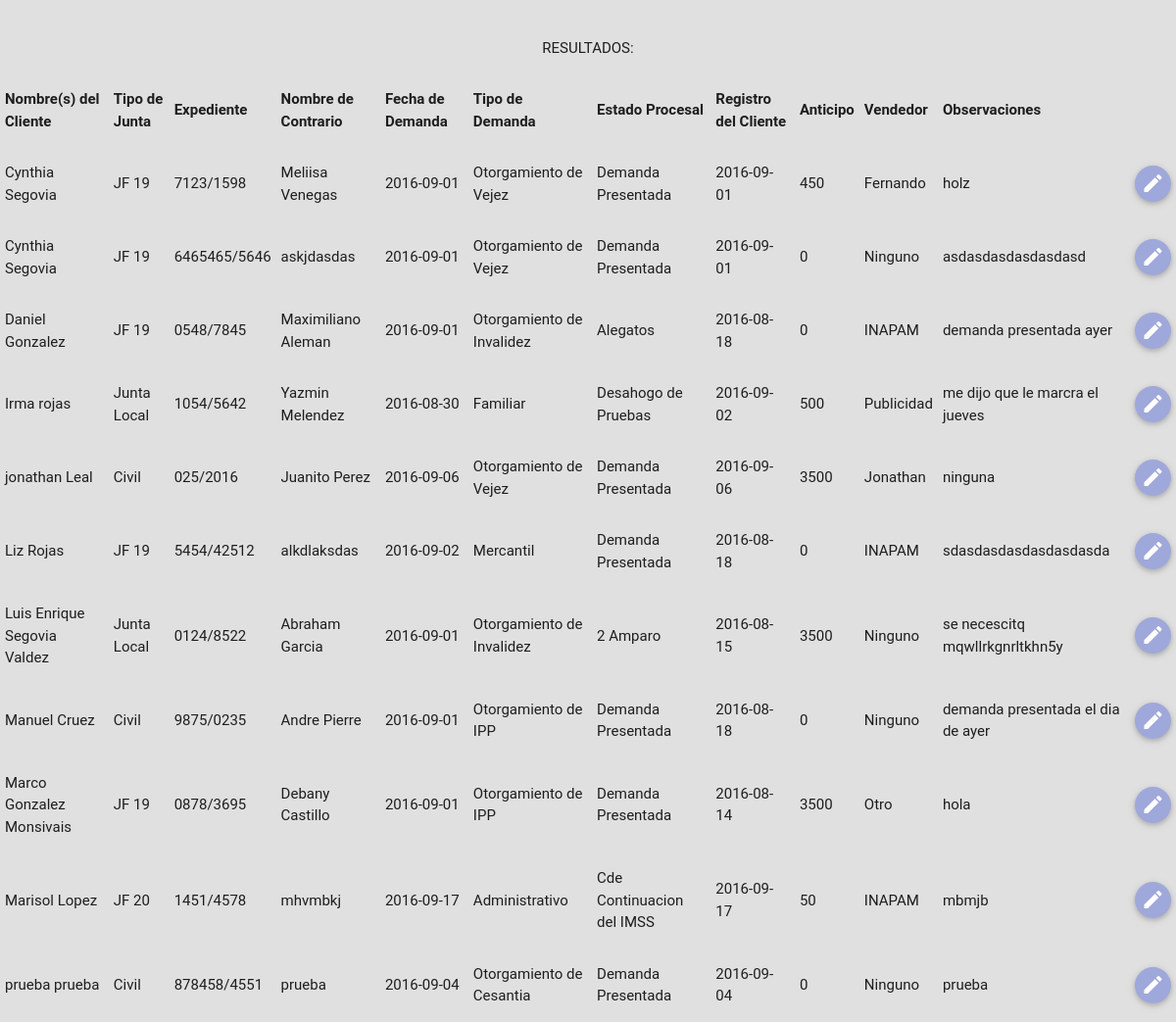
The app's page /phps/busqueda_nombre_juicio.php (signed in) with its own data.
### tables this page shows
CREATE TABLE IF NOT EXISTS `juicios` (
  `id_juicio` int(11) NOT NULL AUTO_INCREMENT,
  `nombre_cliente` varchar(100) NOT NULL,
  `tipo_junta` varchar(15) NOT NULL,
  `num_expediente` varchar(15) NOT NULL,
  `nom_contrario` varchar(100) NOT NULL,
  `fecha_demanda` date NOT NULL,
  `tipo_demanda` varchar(100) NOT NULL,
  `fecha_registro_cliente` date NOT NULL,
  `anticipo` int(10) NOT NULL,
  `vendedor` varchar(20) NOT NULL,
  `estado_procesal` varchar(100) NOT NULL,
  `fecha_extra` date NOT NULL,
  `observaciones` varchar(500) NOT NULL,
  PRIMARY KEY (`id_juicio`),
  UNIQUE KEY `nombre_cliente` (`nombre_cliente`,`num_expediente`)
);

### phps/busqueda_nombre_juicio.php (the view, shortened to what this page needs)
<?php
    $nom = $_POST['nom'];
    $conexion = crearConexion();
    $Mysqll="SELECT * FROM juicios WHERE nombre_cliente LIKE '%".$nom."%'  order by nombre_cliente asc";
    $re = $conexion -> query($Mysqll);
    $re->data_seek(0);
?>
<!DOCTYPE html>
<html>
  <head>
    <link type="text/css" rel="stylesheet" href="../css/materialize.css"  media="screen,projection"/>
  </head>
  <body class="grey lighten-2">
  <br>
  <center><p>RESULTADOS:</p></center>
    <?php
      echo "<table id='demo' class='responsive-table'>
            <tr>
            <th align='center' data-field='id'>Nombre(s) del Cliente</th>
            <th align='center' data-field='name'>Tipo de Junta</th>
            <th align='center' data-field='price'>Expediente</th>
            <th align='center' data-field='id'>Nombre de Contrario</th>
            <th align='center' data-field='id'>Fecha de Demanda</th>
            <th align='center' data-field='id'>Tipo de Demanda</th>
            <th align='center' data-field='id'>Estado Procesal</th>
            <th align='center' data-field='id'>Registro del Cliente</th>
            <th align='center' data-field='id'>Anticipo</th>
            <th align='center' data-field='id'>Vendedor</th>
            <th align='center' data-field='id'>Observaciones</th>
            </tr>";
        while($fila = mysqli_fetch_object($re)) {
          echo "<tr>
              <td  align=center>".$fila->nombre_cliente."</td>
              <td  align='center'>".$fila->tipo_junta."</td>
              <td  align='center'>".$fila->num_expediente."</td>
              <td  align='center'>".$fila->nom_contrario."</td>
              <td  align='center'>".$fila->fecha_demanda."</td>
              <td  align='center'>".$fila->tipo_demanda."</td>
              <td  align='center'>".$fila->estado_procesal."</td>
              <td  align='center'>".$fila->fecha_registro_cliente."</td>
              <td  align='center'>".$fila->anticipo."</td>
              <td  align='center'>".$fila->vendedor."</td>
              <td  align='center'>".$fila->observaciones."</td>
              <td scope='column' align='center'>
              <a  class='btn-floating btn-small waves-effect waves-light red' href='Editar_juicio2.php?id=".$fila->id_juicio."'><i class='material-icons'>mode_edit</i></a>
              </td>
              </tr>";
        }
          echo "</table>";
     ?>
</body>
</html>

### records on screen
juicios: nombre_cliente "Cynthia Segovia", tipo_junta "JF 19", num_expediente "7123/1598", nom_contrario "Meliisa Venegas", fecha_demanda "2016-09-01", tipo_demanda "Otorgamiento de Vejez", estado_procesal "Demanda Presentada", fecha_registro_cliente "2016-09-01", anticipo "450", vendedor "Fernando", observaciones "holz"
juicios: nombre_cliente "Cynthia Segovia", tipo_junta "JF 19", num_expediente "6465465/5646", nom_contrario "askjdasdas", fecha_demanda "2016-09-01", tipo_demanda "Otorgamiento de Vejez", estado_procesal "Demanda Presentada", fecha_registro_cliente "2016-09-01", anticipo "0", vendedor "Ninguno", observaciones "asdasdasdasdasdasd"
juicios: nombre_cliente "Daniel Gonzalez", tipo_junta "JF 19", num_expediente "0548/7845", nom_contrario "Maximiliano Aleman", fecha_demanda "2016-09-01", tipo_demanda "Otorgamiento de Invalidez", estado_procesal "Alegatos", fecha_registro_cliente "2016-08-18", anticipo "0", vendedor "INAPAM", observaciones "demanda presentada ayer"
juicios: nombre_cliente "Irma rojas", tipo_junta "Junta Local", num_expediente "1054/5642", nom_contrario "Yazmin Melendez", fecha_demanda "2016-08-30", tipo_demanda "Familiar", estado_procesal "Desahogo de Pruebas", fecha_registro_cliente "2016-09-02", anticipo "500", vendedor "Publicidad", observaciones "me dijo que le marcra el jueves"
juicios: nombre_cliente "jonathan Leal", tipo_junta "Civil", num_expediente "025/2016", nom_contrario "Juanito Perez", fecha_demanda "2016-09-06", tipo_demanda "Otorgamiento de Vejez", estado_procesal "Demanda Presentada", fecha_registro_cliente "2016-09-06", anticipo "3500", vendedor "Jonathan", observaciones "ninguna"
juicios: nombre_cliente "Liz Rojas", tipo_junta "JF 19", num_expediente "5454/42512", nom_contrario "alkdlaksdas", fecha_demanda "2016-09-02", tipo_demanda "Mercantil", estado_procesal "Demanda Presentada", fecha_registro_cliente "2016-08-18", anticipo "0", vendedor "INAPAM", observaciones "sdasdasdasdasdasdasda"
juicios: nombre_cliente "Luis Enrique Segovia Valdez", tipo_junta "Junta Local", num_expediente "0124/8522", nom_contrario "Abraham Garcia", fecha_demanda "2016-09-01", tipo_demanda "Otorgamiento de Invalidez", estado_procesal "2 Amparo", fecha_registro_cliente "2016-08-15", anticipo "3500", vendedor "Ninguno", observaciones "se necescitq mqwllrkgnrltkhn5y"
juicios: nombre_cliente "Manuel Cruez", tipo_junta "Civil", num_expediente "9875/0235", nom_contrario "Andre Pierre", fecha_demanda "2016-09-01", tipo_demanda "Otorgamiento de IPP", estado_procesal "Demanda Presentada", fecha_registro_cliente "2016-08-18", anticipo "0", vendedor "Ninguno", observaciones "demanda presentada el dia de ayer"
juicios: nombre_cliente "Marco Gonzalez Monsivais", tipo_junta "JF 19", num_expediente "0878/3695", nom_contrario "Debany Castillo", fecha_demanda "2016-09-01", tipo_demanda "Otorgamiento de IPP", estado_procesal "Demanda Presentada", fecha_registro_cliente "2016-08-14", anticipo "3500", vendedor "Otro", observaciones "hola"
juicios: nombre_cliente "Marisol Lopez", tipo_junta "JF 20", num_expediente "1451/4578", nom_contrario "mhvmbkj", fecha_demanda "2016-09-17", tipo_demanda "Administrativo", estado_procesal "Cde Continuacion del IMSS", fecha_registro_cliente "2016-09-17", anticipo "50", vendedor "INAPAM", observaciones "mbmjb"
juicios: nombre_cliente "prueba prueba", tipo_junta "Civil", num_expediente "878458/4551", nom_contrario "prueba", fecha_demanda "2016-09-04", tipo_demanda "Otorgamiento de Cesantia", estado_procesal "Demanda Presentada", fecha_registro_cliente "2016-09-04", anticipo "0", vendedor "Ninguno", observaciones "prueba"
